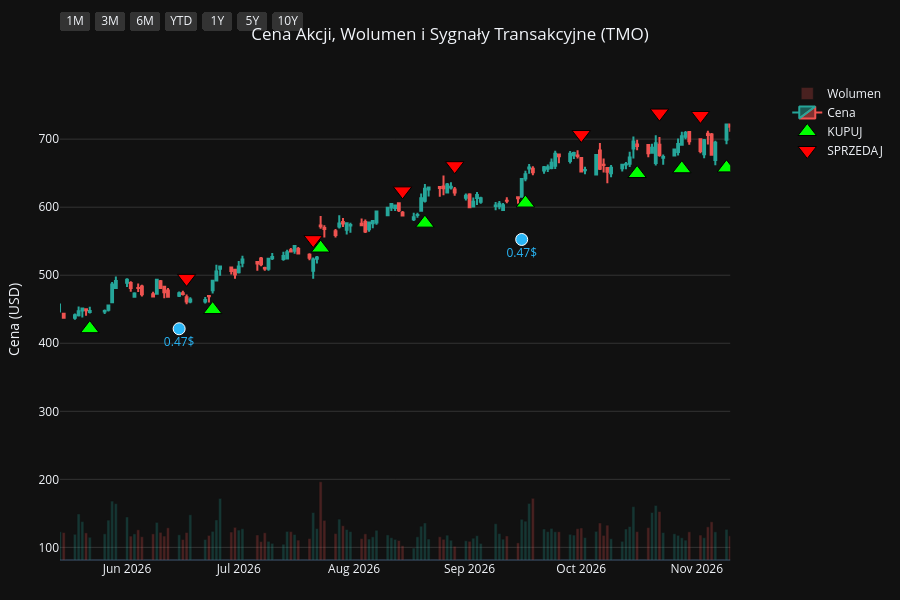
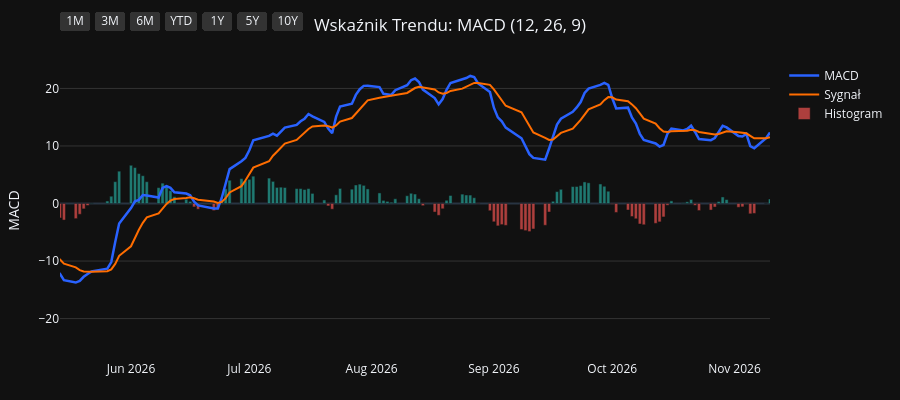
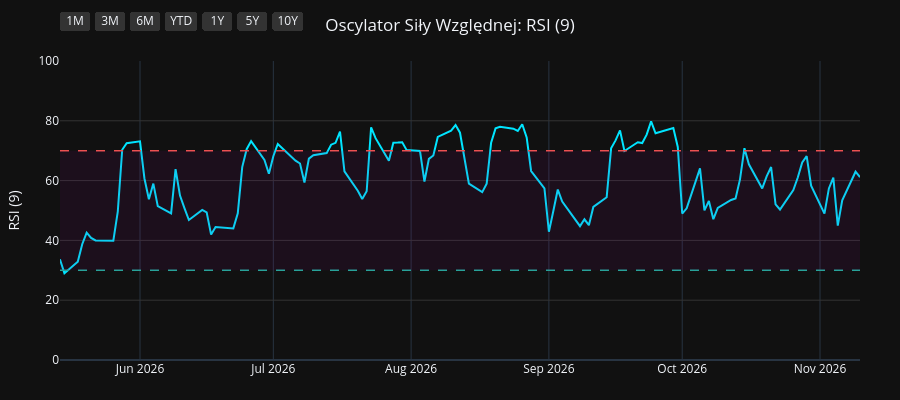
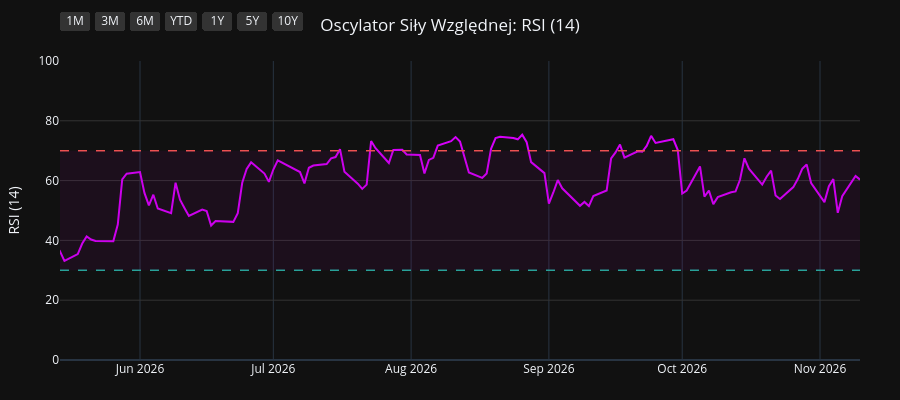

The cell these charts' notebook holds for them, in order:
### Code cell
import os
import yfinance as yf
import pandas as pd
import pandas_ta as ta
import plotly.graph_objects as go
from plotly.subplots import make_subplots

# 1. Pobranie i przygotowanie danych
symbol = os.environ.get("STOCK_TICKER", "").strip().upper()
if not symbol:
    raise RuntimeError("Set STOCK_TICKER before running price_extractor.ipynb")
df = yf.Ticker(symbol).history(period="10y")
df.index = df.index.tz_localize(None)

# Wskaźniki i sygnały
df.ta.macd(fast=12, slow=26, signal=9, append=True)
df.ta.rsi(length=9, append=True)
df.ta.rsi(length=14, append=True)
df.ta.rsi(length=21, append=True)
df.dropna(inplace=True)

macd = df['MACD_12_26_9']
signal = df['MACDs_12_26_9']
wczorajszy_macd = macd.shift(1)
wczorajszy_signal = signal.shift(1)

df['Decyzja'] = 'BRAK'
df.loc[(macd > signal) & (wczorajszy_macd <= wczorajszy_signal), 'Decyzja'] = 'KUPUJ'
df.loc[(macd < signal) & (wczorajszy_macd >= wczorajszy_signal), 'Decyzja'] = 'SPRZEDAJ'

df_kupuj = df[df['Decyzja'] == 'KUPUJ']
df_sprzedaj = df[df['Decyzja'] == 'SPRZEDAJ']
df_dywidendy = df[df['Dividends'] > 0]
df_splity = df[df['Stock Splits'] > 0]

# Wspólna konfiguracja osi X
konfiguracja_osi_x = dict(
    type="date",
    showspikes=True, spikemode="across", spikesnap="cursor", spikedash="dot", spikecolor="#ffffff", spikethickness=1, hoverformat="%Y-%m-%d",
    rangeselector=dict(
        buttons=list([
            dict(count=1, label="1M", step="month", stepmode="backward"),
            dict(count=3, label="3M", step="month", stepmode="backward"),
            dict(count=6, label="6M", step="month", stepmode="backward"),
            dict(count=1, label="YTD", step="year", stepmode="todate"),
            dict(count=1, label="1Y", step="year", stepmode="backward"),
            dict(count=5, label="5Y", step="year", stepmode="backward"),
            dict(step="all", label="10Y")
        ]),
        bgcolor="#333333", activecolor="#2962ff", x=0, y=1.1
    )
)

# ==========================================
# WYKRES 1: CENA + WOLUMEN + SYGNAŁY
# ==========================================
fig1 = make_subplots(specs=[[{"secondary_y": True}]])

kolory_wolumenu = ['#26a69a' if row['Close'] >= row['Open'] else '#ef5350' for index, row in df.iterrows()]
fig1.add_trace(go.Bar(x=df.index, y=df['Volume'], marker_color=kolory_wolumenu, opacity=0.25, name='Wolumen'), secondary_y=True)
fig1.add_trace(go.Candlestick(x=df.index, open=df['Open'], high=df['High'], low=df['Low'], close=df['Close'], name='Cena', increasing_line_color='#26a69a', decreasing_line_color='#ef5350'), secondary_y=False)
fig1.add_trace(go.Scatter(x=df_kupuj.index, y=df_kupuj['Low'] * 0.95, customdata=df_kupuj[['Low', 'High']], mode='markers', marker=dict(symbol='triangle-up', size=16, color='#00ff00', line=dict(width=1, color='black')), name='KUPUJ', hovertemplate='KUPUJ<br>Najniższa: %{customdata[0]:.2f}<br>Najwyższa: %{customdata[1]:.2f}<extra></extra>'), secondary_y=False)
fig1.add_trace(go.Scatter(x=df_sprzedaj.index, y=df_sprzedaj['High'] * 1.05, customdata=df_sprzedaj[['Low', 'High']], mode='markers', marker=dict(symbol='triangle-down', size=16, color='#ff0000', line=dict(width=1, color='black')), name='SPRZEDAJ', hovertemplate='SPRZEDAJ<br>Najniższa: %{customdata[0]:.2f}<br>Najwyższa: %{customdata[1]:.2f}<extra></extra>'), secondary_y=False)

if not df_dywidendy.empty:
    fig1.add_trace(go.Scatter(x=df_dywidendy.index, y=df_dywidendy['Low'] * 0.90, mode='markers+text', marker=dict(symbol='circle', size=12, color='#29b6f6', line=dict(width=1, color='white')), text=df_dywidendy['Dividends'].apply(lambda x: f"{x}$"), textposition="bottom center", name='Dywidenda', showlegend=False, hovertemplate='Dywidenda: %{text}<extra></extra>', textfont=dict(color="#29b6f6")), secondary_y=False)
if not df_splity.empty:
                    fig1.add_trace(go.Scatter(x=df_splity.index, y=df_splity['High'], mode='markers+text', marker=dict(symbol='star', size=16, color='#ffee58', line=dict(width=1, color='black')), text=df_splity['Stock Splits'].apply(lambda x: f"{x:g}:1" if x >= 1 else f"1:{1 / x:g}"), textposition="top center", name='Split', hovertemplate='%{text}<extra></extra>', textfont=dict(color="#ffee58")), secondary_y=False)

fig1.update_layout(title=dict(text=f"Cena Akcji, Wolumen i Sygnały Transakcyjne ({symbol})", x=0.5, xanchor='center'), dragmode='pan', xaxis_rangeslider_visible=False, template='plotly_dark', height=600, hovermode='x unified', margin=dict(l=60, r=40, t=60, b=40))
fig1.update_xaxes(**konfiguracja_osi_x)
fig1.update_xaxes(range=[df.index.max() - pd.Timedelta(days=180), df.index.max()])
fig1.update_yaxes(title_text="Cena (USD)", secondary_y=False, gridcolor='#333333')
fig1.update_yaxes(range=[0, df['Volume'].max() * 4], showgrid=False, showticklabels=False, secondary_y=True)
fig1.show(config={'scrollZoom': True})

# ==========================================
# WYKRES 2: WSKAŹNIK MACD
# ==========================================
fig2 = go.Figure()
fig2.add_trace(go.Scatter(x=df.index, y=df['MACD_12_26_9'], line=dict(color='#2962ff', width=2.5), name='MACD'))
fig2.add_trace(go.Scatter(x=df.index, y=df['MACDs_12_26_9'], line=dict(color='#ff6d00', width=2), name='Sygnał'))
kolory_macd = ['#26a69a' if val >= 0 else '#ef5350' for val in df['MACDh_12_26_9']]
fig2.add_trace(go.Bar(x=df.index, y=df['MACDh_12_26_9'], marker_color=kolory_macd, name='Histogram', opacity=0.7))
fig2.update_layout(title=dict(text="Wskaźnik Trendu: MACD (12, 26, 9)", x=0.5, xanchor='center'), dragmode='pan', xaxis_rangeslider_visible=False, template='plotly_dark', height=400, hovermode='x unified', margin=dict(l=60, r=40, t=60, b=40))
fig2.update_xaxes(**konfiguracja_osi_x)
fig2.update_xaxes(range=[df.index.max() - pd.Timedelta(days=180), df.index.max()])
fig2.update_yaxes(title_text="MACD", gridcolor='#333333')
fig2.show(config={'scrollZoom': True})

# ==========================================
# WYKRES 3: OSCYLATOR RSI (9)
# ==========================================
fig3 = go.Figure()
fig3.add_trace(go.Scatter(x=df.index, y=df['RSI_9'], line=dict(color='#00e5ff', width=2), name='RSI (9)'))
fig3.add_hline(y=70, line_dash="dash", line_color="#ef5350", line_width=1.5)
fig3.add_hline(y=30, line_dash="dash", line_color="#26a69a", line_width=1.5)
fig3.add_hrect(y0=30, y1=70, line_width=0, fillcolor="purple", opacity=0.1)
fig3.update_layout(title=dict(text="Oscylator Siły Względnej: RSI (9)", x=0.5, xanchor='center'), dragmode='pan', xaxis_rangeslider_visible=False, template='plotly_dark', height=400, hovermode='x unified', margin=dict(l=60, r=40, t=60, b=40))
fig3.update_xaxes(**konfiguracja_osi_x)
fig3.update_xaxes(range=[df.index.max() - pd.Timedelta(days=180), df.index.max()])
fig3.update_yaxes(title_text="RSI (9)", range=[0, 100], gridcolor='#333333')
fig3.show(config={'scrollZoom': True})

# ==========================================
# WYKRES 4: OSCYLATOR RSI (14)
# ==========================================
fig4 = go.Figure()
fig4.add_trace(go.Scatter(x=df.index, y=df['RSI_14'], line=dict(color='#d500f9', width=2), name='RSI (14)'))
fig4.add_hline(y=70, line_dash="dash", line_color="#ef5350", line_width=1.5)
fig4.add_hline(y=30, line_dash="dash", line_color="#26a69a", line_width=1.5)
fig4.add_hrect(y0=30, y1=70, line_width=0, fillcolor="purple", opacity=0.1)
fig4.update_layout(title=dict(text="Oscylator Siły Względnej: RSI (14)", x=0.5, xanchor='center'), dragmode='pan', xaxis_rangeslider_visible=False, template='plotly_dark', height=400, hovermode='x unified', margin=dict(l=60, r=40, t=60, b=40))
fig4.update_xaxes(**konfiguracja_osi_x)
fig4.update_xaxes(range=[df.index.max() - pd.Timedelta(days=180), df.index.max()])
fig4.update_yaxes(title_text="RSI (14)", range=[0, 100], gridcolor='#333333')
fig4.show(config={'scrollZoom': True})

# ==========================================
# WYKRES 5: OSCYLATOR RSI (21)
# ==========================================
fig5 = go.Figure()
fig5.add_trace(go.Scatter(x=df.index, y=df['RSI_21'], line=dict(color='#64dd17', width=2), name='RSI (21)'))
fig5.add_hline(y=70, line_dash="dash", line_color="#ef5350", line_width=1.5)
fig5.add_hline(y=30, line_dash="dash", line_color="#26a69a", line_width=1.5)
fig5.add_hrect(y0=30, y1=70, line_width=0, fillcolor="purple", opacity=0.1)
fig5.update_layout(title=dict(text="Oscylator Siły Względnej: RSI (21)", x=0.5, xanchor='center'), dragmode='pan', xaxis_rangeslider_visible=False, template='plotly_dark', height=400, hovermode='x unified', margin=dict(l=60, r=40, t=60, b=40))
fig5.update_xaxes(**konfiguracja_osi_x)
fig5.update_xaxes(range=[df.index.max() - pd.Timedelta(days=180), df.index.max()])
fig5.update_yaxes(title_text="RSI (21)", range=[0, 100], gridcolor='#333333')
fig5.show(config={'scrollZoom': True})

### Figure 1 — Plotly figure (JSON) as saved in the notebook; plotly's stock layout.template omitted (floating-point values rounded to 4 significant figures; data arrays with more than 128 entries replaced by an {"elided": "..."} marker saying what was removed)
{"data": [{"marker": {"color": {"elided": "2479 str values"}}, "name": "Wolumen", "opacity": 0.25, "type": "bar", "x": {"elided": "2479 str values"}, "xaxis": "x", "y": {"elided": "2479 int values"}, "yaxis": "y2"}, {"close": {"elided": "2479 float values"}, "decreasing": {"line": {"color": "#ef5350"}}, "high": {"elided": "2479 float values"}, "increasing": {"line": {"color": "#26a69a"}}, "low": {"elided": "2479 float values"}, "name": "Cena", "open": {"elided": "2479 float values"}, "type": "candlestick", "x": {"elided": "2479 str values"}, "xaxis": "x", "yaxis": "y"}, {"customdata": {"elided": "100x2 float values"}, "hovertemplate": "KUPUJ<br>Najniższa: %{customdata[0]:.2f}<br>Najwyższa: %{customdata[1]:.2f}<extra></extra>", "marker": {"color": "#00ff00", "line": {"color": "black", "width": 1}, "size": 16, "symbol": "triangle-up"}, "mode": "markers", "name": "KUPUJ", "type": "scatter", "x": ["2017-01-03T00:00:00", "2017-01-31T00:00:00", "2017-04-19T00:00:00", "2017-07-10T00:00:00", "2017-08-22T00:00:00", "2017-10-06T00:00:00", "2017-10-25T00:00:00", "2017-11-22T00:00:00", "2017-12-13T00:00:00", "2018-02-26T00:00:00", "2018-03-08T00:00:00", "2018-03-20T00:00:00", "2018-04-10T00:00:00", "2018-05-11T00:00:00", "2018-05-18T00:00:00", "2018-06-06T00:00:00", "2018-07-09T00:00:00", "2018-08-29T00:00:00", "2018-09-14T00:00:00", "2018-09-21T00:00:00", "2018-09-27T00:00:00", "2018-10-01T00:00:00", "2018-10-30T00:00:00", "2018-11-27T00:00:00", "2019-01-07T00:00:00", "2019-03-15T00:00:00", "2019-05-01T00:00:00", "2019-05-24T00:00:00", "2019-06-05T00:00:00", "2019-08-19T00:00:00", "2019-10-23T00:00:00", "2019-11-14T00:00:00", "2019-12-20T00:00:00", "2020-01-15T00:00:00", "2020-02-11T00:00:00", "2020-03-30T00:00:00", "2020-06-02T00:00:00", "2020-06-23T00:00:00", "2020-06-30T00:00:00", "2020-08-03T00:00:00", "2020-09-02T00:00:00", "2020-09-15T00:00:00", "2020-09-30T00:00:00", "2020-11-04T00:00:00", "2020-12-03T00:00:00", "2021-01-04T00:00:00", "2021-03-12T00:00:00", "2021-05-25T00:00:00", "2021-06-10T00:00:00", "2021-07-30T00:00:00", "2021-08-17T00:00:00", "2021-09-02T00:00:00", "2021-09-17T00:00:00", "2021-10-20T00:00:00", "2021-12-15T00:00:00", "2022-02-01T00:00:00", "2022-03-01T00:00:00", "2022-05-17T00:00:00", "2022-06-24T00:00:00", "2022-07-21T00:00:00", "2022-09-12T00:00:00", "2022-10-04T00:00:00", "2022-10-17T00:00:00", "2022-10-25T00:00:00", "2022-11-10T00:00:00", "2023-01-04T00:00:00", "2023-01-10T00:00:00", "2023-03-08T00:00:00", "2023-03-14T00:00:00", "2023-05-26T00:00:00", "2023-06-01T00:00:00", "2023-07-05T00:00:00", "2023-07-11T00:00:00", "2023-08-29T00:00:00", "2023-10-04T00:00:00", "2023-11-03T00:00:00", "2024-01-30T00:00:00", "2024-02-23T00:00:00", "2024-04-24T00:00:00", "2024-07-12T00:00:00", "2024-11-08T00:00:00", "2024-11-27T00:00:00", "2025-03-10T00:00:00", "2025-03-17T00:00:00", "2025-04-23T00:00:00", "2025-07-23T00:00:00", "2025-08-14T00:00:00", "2025-10-01T00:00:00", "2025-11-12T00:00:00", "2025-12-26T00:00:00", "2026-02-26T00:00:00", "2026-03-23T00:00:00", "2026-05-22T00:00:00", "2026-06-24T00:00:00", "2026-07-23T00:00:00", "2026-08-20T00:00:00", "2026-09-16T00:00:00", "2026-10-16T00:00:00", "2026-10-28T00:00:00", "2026-11-09T00:00:00"], "xaxis": "x", "y": [131.5, 135.0, 141.5, 163.7, 161.3, 177.9, 182.6, 178.1, 175.7, 195.9, 194.8, 196.7, 196.7, 198.1, 196.1, 199.0, 192.8, 220.8, 224.6, 225.5, 225.5, 228.0, 212.2, 220.5, 206.5, 243.9, 255.0, 252.9, 251.4, 257.1, 270.4, 275.8, 302.3, 310.6, 312.5, 258.1, 323.6, 329.8, 326.6, 389.7, 401.8, 404.8, 406.6, 466.6, 440.8, 432.1, 418.4, 431.8, 418.9, 497.4, 516.8, 524.2, 539.4, 561.9, 593.3, 543.6, 504.8, 510.1, 504.0, 521.1, 532.3, 496.7, 478.0, 473.7, 475.1, 521.1, 514.0, 512.2, 512.1, 490.3, 477.8, 487.2, 484.5, 512.4, 466.5, 424.9, 526.8, 528.0, 532.5, 509.9, 517.9, 485.8, 496.0, 486.3, 405.7, 440.3, 453.3, 461.0, 551.0, 546.5, 483.2, 451.1, 421.4, 449.5, 540.0, 576.6, 606.1, 649.4, 656.5, 657.8], "yaxis": "y"}, {"customdata": {"elided": "99x2 float values"}, "hovertemplate": "SPRZEDAJ<br>Najniższa: %{customdata[0]:.2f}<br>Najwyższa: %{customdata[1]:.2f}<extra></extra>", "marker": {"color": "#ff0000", "line": {"color": "black", "width": 1}, "size": 16, "symbol": "triangle-down"}, "mode": "markers", "name": "SPRZEDAJ", "type": "scatter", "x": ["2017-01-20T00:00:00", "2017-02-28T00:00:00", "2017-05-18T00:00:00", "2017-07-26T00:00:00", "2017-09-20T00:00:00", "2017-10-12T00:00:00", "2017-10-30T00:00:00", "2017-12-04T00:00:00", "2018-02-05T00:00:00", "2018-02-28T00:00:00", "2018-03-19T00:00:00", "2018-03-22T00:00:00", "2018-04-26T00:00:00", "2018-05-16T00:00:00", "2018-05-29T00:00:00", "2018-06-18T00:00:00", "2018-08-10T00:00:00", "2018-09-04T00:00:00", "2018-09-17T00:00:00", "2018-09-26T00:00:00", "2018-09-28T00:00:00", "2018-10-04T00:00:00", "2018-11-20T00:00:00", "2018-12-07T00:00:00", "2019-03-06T00:00:00", "2019-04-15T00:00:00", "2019-05-08T00:00:00", "2019-05-29T00:00:00", "2019-07-09T00:00:00", "2019-09-24T00:00:00", "2019-11-07T00:00:00", "2019-12-17T00:00:00", "2019-12-27T00:00:00", "2020-01-24T00:00:00", "2020-02-24T00:00:00", "2020-05-04T00:00:00", "2020-06-09T00:00:00", "2020-06-24T00:00:00", "2020-07-31T00:00:00", "2020-08-04T00:00:00", "2020-09-03T00:00:00", "2020-09-21T00:00:00", "2020-10-29T00:00:00", "2020-11-10T00:00:00", "2020-12-16T00:00:00", "2021-01-27T00:00:00", "2021-04-29T00:00:00", "2021-06-01T00:00:00", "2021-07-14T00:00:00", "2021-08-02T00:00:00", "2021-08-18T00:00:00", "2021-09-13T00:00:00", "2021-09-29T00:00:00", "2021-11-09T00:00:00", "2022-01-03T00:00:00", "2022-02-14T00:00:00", "2022-04-12T00:00:00", "2022-06-09T00:00:00", "2022-07-13T00:00:00", "2022-08-18T00:00:00", "2022-09-15T00:00:00", "2022-10-11T00:00:00", "2022-10-20T00:00:00", "2022-11-07T00:00:00", "2022-12-15T00:00:00", "2023-01-06T00:00:00", "2023-01-26T00:00:00", "2023-03-13T00:00:00", "2023-04-20T00:00:00", "2023-05-30T00:00:00", "2023-06-28T00:00:00", "2023-07-07T00:00:00", "2023-08-03T00:00:00", "2023-09-07T00:00:00", "2023-10-12T00:00:00", "2024-01-05T00:00:00", "2024-01-31T00:00:00", "2024-03-15T00:00:00", "2024-05-24T00:00:00", "2024-08-12T00:00:00", "2024-11-11T00:00:00", "2025-02-06T00:00:00", "2025-03-11T00:00:00", "2025-03-28T00:00:00", "2025-07-18T00:00:00", "2025-08-06T00:00:00", "2025-08-26T00:00:00", "2025-10-30T00:00:00", "2025-11-13T00:00:00", "2026-01-28T00:00:00", "2026-03-12T00:00:00", "2026-04-23T00:00:00", "2026-06-17T00:00:00", "2026-07-21T00:00:00", "2026-08-14T00:00:00", "2026-08-28T00:00:00", "2026-10-01T00:00:00", "2026-10-22T00:00:00", "2026-11-02T00:00:00"], "xaxis": "x", "y": [148.3, 162.7, 177.2, 180.9, 194.8, 198.4, 197.6, 195.9, 224.8, 218.9, 218.1, 217.9, 221.5, 217.7, 218.2, 219.5, 239.2, 245.3, 245.6, 251.7, 251.4, 253.3, 241.8, 249.7, 261.7, 289.3, 281.9, 273.6, 306.4, 302.6, 304.9, 332.8, 337.8, 348.2, 336.3, 341.4, 363.4, 367.2, 427.8, 432.5, 453.2, 440.3, 495.8, 499.9, 484.1, 517.8, 496.1, 486.9, 534.8, 563.2, 575.2, 595.2, 606.5, 646.5, 687.9, 589.0, 606.8, 571.9, 544.1, 620.7, 581.9, 526.6, 520.9, 518.7, 582.9, 576.8, 600.4, 572.3, 589.7, 546.7, 531.4, 539.8, 574.4, 559.8, 515.6, 562.7, 589.0, 608.8, 612.2, 624.7, 577.6, 609.4, 549.6, 536.1, 447.3, 487.7, 513.8, 591.8, 626.2, 649.8, 514.8, 499.3, 495.4, 552.3, 624.0, 661.0, 706.8, 738.4, 734.9], "yaxis": "y"}, {"hovertemplate": "Dywidenda: %{text}<extra></extra>", "marker": {"color": "#29b6f6", "line": {"color": "white", "width": 1}, "size": 12, "symbol": "circle"}, "mode": "markers+text", "name": "Dywidenda", "showlegend": false, "text": ["0.15$", "0.15$", "0.15$", "0.15$", "0.17$", "0.17$", "0.17$", "0.17$", "0.19$", "0.19$", "0.19$", "0.19$", "0.22$", "0.22$", "0.22$", "0.22$", "0.26$", "0.26$", "0.26$", "0.26$", "0.3$", "0.3$", "0.3$", "0.3$", "0.35$", "0.35$", "0.35$", "0.35$", "0.39$", "0.39$", "0.39$", "0.39$", "0.43$", "0.43$", "0.43$", "0.43$", "0.47$", "0.47$", "0.47$"], "textfont": {"color": "#29b6f6"}, "textposition": "bottom center", "type": "scatter", "x": ["2017-03-13T00:00:00", "2017-06-13T00:00:00", "2017-09-14T00:00:00", "2017-12-14T00:00:00", "2018-03-14T00:00:00", "2018-06-14T00:00:00", "2018-09-14T00:00:00", "2018-12-14T00:00:00", "2019-03-14T00:00:00", "2019-06-13T00:00:00", "2019-09-16T00:00:00", "2019-12-16T00:00:00", "2020-03-13T00:00:00", "2020-06-12T00:00:00", "2020-09-14T00:00:00", "2020-12-14T00:00:00", "2021-03-15T00:00:00", "2021-06-14T00:00:00", "2021-09-14T00:00:00", "2021-12-14T00:00:00", "2022-03-15T00:00:00", "2022-06-14T00:00:00", "2022-09-14T00:00:00", "2022-12-14T00:00:00", "2023-03-14T00:00:00", "2023-06-14T00:00:00", "2023-09-14T00:00:00", "2023-12-14T00:00:00", "2024-03-14T00:00:00", "2024-06-14T00:00:00", "2024-09-13T00:00:00", "2024-12-13T00:00:00", "2025-03-14T00:00:00", "2025-06-13T00:00:00", "2025-09-15T00:00:00", "2025-12-15T00:00:00", "2026-03-13T00:00:00", "2026-06-15T00:00:00", "2026-09-15T00:00:00"], "xaxis": "x", "y": [138.2, 152.1, 166.5, 165.4, 187.2, 189.4, 212.8, 204.3, 228.3, 250.3, 259.4, 283.5, 240.7, 292.5, 383.4, 412.8, 395.1, 410.9, 497.2, 554.2, 479.3, 446.8, 491.3, 501.4, 485.1, 462.0, 451.5, 463.9, 518.8, 506.2, 543.2, 462.5, 455.4, 359.8, 422.2, 507.7, 416.7, 421.3, 552.6], "yaxis": "y"}], "layout": {"dragmode": "pan", "height": 600, "hovermode": "x unified", "margin": {"b": 40, "l": 60, "r": 40, "t": 60}, "title": {"text": "Cena Akcji, Wolumen i Sygnały Transakcyjne (TMO)", "x": 0.5, "xanchor": "center"}, "xaxis": {"anchor": "y", "domain": [0.0, 0.94], "hoverformat": "%Y-%m-%d", "range": ["2026-05-14T00:00:00", "2026-11-10T00:00:00"], "rangeselector": {"activecolor": "#2962ff", "bgcolor": "#333333", "buttons": [{"count": 1, "label": "1M", "step": "month", "stepmode": "backward"}, {"count": 3, "label": "3M", "step": "month", "stepmode": "backward"}, {"count": 6, "label": "6M", "step": "month", "stepmode": "backward"}, {"count": 1, "label": "YTD", "step": "year", "stepmode": "todate"}, {"count": 1, "label": "1Y", "step": "year", "stepmode": "backward"}, {"count": 5, "label": "5Y", "step": "year", "stepmode": "backward"}, {"label": "10Y", "step": "all"}], "x": 0, "y": 1.1}, "rangeslider": {"visible": false}, "showspikes": true, "spikecolor": "#ffffff", "spikedash": "dot", "spikemode": "across", "spikesnap": "cursor", "spikethickness": 1, "type": "date"}, "yaxis": {"anchor": "x", "domain": [0.0, 1.0], "gridcolor": "#333333", "title": {"text": "Cena (USD)"}}, "yaxis2": {"anchor": "x", "overlaying": "y", "range": [0, 35713200], "showgrid": false, "showticklabels": false, "side": "right"}}}

### Figure 2 — Plotly figure (JSON) as saved in the notebook; plotly's stock layout.template omitted (floating-point values rounded to 4 significant figures; data arrays with more than 128 entries replaced by an {"elided": "..."} marker saying what was removed)
{"data": [{"line": {"color": "#2962ff", "width": 2.5}, "name": "MACD", "type": "scatter", "x": {"elided": "2479 str values"}, "y": {"elided": "2479 float values"}}, {"line": {"color": "#ff6d00", "width": 2}, "name": "Sygnał", "type": "scatter", "x": {"elided": "2479 str values"}, "y": {"elided": "2479 float values"}}, {"marker": {"color": {"elided": "2479 str values"}}, "name": "Histogram", "opacity": 0.7, "type": "bar", "x": {"elided": "2479 str values"}, "y": {"elided": "2479 float values"}}], "layout": {"dragmode": "pan", "height": 400, "hovermode": "x unified", "margin": {"b": 40, "l": 60, "r": 40, "t": 60}, "title": {"text": "Wskaźnik Trendu: MACD (12, 26, 9)", "x": 0.5, "xanchor": "center"}, "xaxis": {"hoverformat": "%Y-%m-%d", "range": ["2026-05-14T00:00:00", "2026-11-10T00:00:00"], "rangeselector": {"activecolor": "#2962ff", "bgcolor": "#333333", "buttons": [{"count": 1, "label": "1M", "step": "month", "stepmode": "backward"}, {"count": 3, "label": "3M", "step": "month", "stepmode": "backward"}, {"count": 6, "label": "6M", "step": "month", "stepmode": "backward"}, {"count": 1, "label": "YTD", "step": "year", "stepmode": "todate"}, {"count": 1, "label": "1Y", "step": "year", "stepmode": "backward"}, {"count": 5, "label": "5Y", "step": "year", "stepmode": "backward"}, {"label": "10Y", "step": "all"}], "x": 0, "y": 1.1}, "rangeslider": {"visible": false}, "showspikes": true, "spikecolor": "#ffffff", "spikedash": "dot", "spikemode": "across", "spikesnap": "cursor", "spikethickness": 1, "type": "date"}, "yaxis": {"gridcolor": "#333333", "title": {"text": "MACD"}}}}

### Figure 3 — Plotly figure (JSON) as saved in the notebook; plotly's stock layout.template omitted (floating-point values rounded to 4 significant figures; data arrays with more than 128 entries replaced by an {"elided": "..."} marker saying what was removed)
{"data": [{"line": {"color": "#00e5ff", "width": 2}, "name": "RSI (9)", "type": "scatter", "x": {"elided": "2479 str values"}, "y": {"elided": "2479 float values"}}], "layout": {"dragmode": "pan", "height": 400, "hovermode": "x unified", "margin": {"b": 40, "l": 60, "r": 40, "t": 60}, "shapes": [{"line": {"color": "#ef5350", "dash": "dash", "width": 1.5}, "type": "line", "x0": 0, "x1": 1, "xref": "x domain", "y0": 70, "y1": 70, "yref": "y"}, {"line": {"color": "#26a69a", "dash": "dash", "width": 1.5}, "type": "line", "x0": 0, "x1": 1, "xref": "x domain", "y0": 30, "y1": 30, "yref": "y"}, {"fillcolor": "purple", "line": {"width": 0}, "opacity": 0.1, "type": "rect", "x0": 0, "x1": 1, "xref": "x domain", "y0": 30, "y1": 70, "yref": "y"}], "title": {"text": "Oscylator Siły Względnej: RSI (9)", "x": 0.5, "xanchor": "center"}, "xaxis": {"hoverformat": "%Y-%m-%d", "range": ["2026-05-14T00:00:00", "2026-11-10T00:00:00"], "rangeselector": {"activecolor": "#2962ff", "bgcolor": "#333333", "buttons": [{"count": 1, "label": "1M", "step": "month", "stepmode": "backward"}, {"count": 3, "label": "3M", "step": "month", "stepmode": "backward"}, {"count": 6, "label": "6M", "step": "month", "stepmode": "backward"}, {"count": 1, "label": "YTD", "step": "year", "stepmode": "todate"}, {"count": 1, "label": "1Y", "step": "year", "stepmode": "backward"}, {"count": 5, "label": "5Y", "step": "year", "stepmode": "backward"}, {"label": "10Y", "step": "all"}], "x": 0, "y": 1.1}, "rangeslider": {"visible": false}, "showspikes": true, "spikecolor": "#ffffff", "spikedash": "dot", "spikemode": "across", "spikesnap": "cursor", "spikethickness": 1, "type": "date"}, "yaxis": {"gridcolor": "#333333", "range": [0, 100], "title": {"text": "RSI (9)"}}}}

### Figure 4 — Plotly figure (JSON) as saved in the notebook; plotly's stock layout.template omitted (floating-point values rounded to 4 significant figures; data arrays with more than 128 entries replaced by an {"elided": "..."} marker saying what was removed)
{"data": [{"line": {"color": "#d500f9", "width": 2}, "name": "RSI (14)", "type": "scatter", "x": {"elided": "2479 str values"}, "y": {"elided": "2479 float values"}}], "layout": {"dragmode": "pan", "height": 400, "hovermode": "x unified", "margin": {"b": 40, "l": 60, "r": 40, "t": 60}, "shapes": [{"line": {"color": "#ef5350", "dash": "dash", "width": 1.5}, "type": "line", "x0": 0, "x1": 1, "xref": "x domain", "y0": 70, "y1": 70, "yref": "y"}, {"line": {"color": "#26a69a", "dash": "dash", "width": 1.5}, "type": "line", "x0": 0, "x1": 1, "xref": "x domain", "y0": 30, "y1": 30, "yref": "y"}, {"fillcolor": "purple", "line": {"width": 0}, "opacity": 0.1, "type": "rect", "x0": 0, "x1": 1, "xref": "x domain", "y0": 30, "y1": 70, "yref": "y"}], "title": {"text": "Oscylator Siły Względnej: RSI (14)", "x": 0.5, "xanchor": "center"}, "xaxis": {"hoverformat": "%Y-%m-%d", "range": ["2026-05-14T00:00:00", "2026-11-10T00:00:00"], "rangeselector": {"activecolor": "#2962ff", "bgcolor": "#333333", "buttons": [{"count": 1, "label": "1M", "step": "month", "stepmode": "backward"}, {"count": 3, "label": "3M", "step": "month", "stepmode": "backward"}, {"count": 6, "label": "6M", "step": "month", "stepmode": "backward"}, {"count": 1, "label": "YTD", "step": "year", "stepmode": "todate"}, {"count": 1, "label": "1Y", "step": "year", "stepmode": "backward"}, {"count": 5, "label": "5Y", "step": "year", "stepmode": "backward"}, {"label": "10Y", "step": "all"}], "x": 0, "y": 1.1}, "rangeslider": {"visible": false}, "showspikes": true, "spikecolor": "#ffffff", "spikedash": "dot", "spikemode": "across", "spikesnap": "cursor", "spikethickness": 1, "type": "date"}, "yaxis": {"gridcolor": "#333333", "range": [0, 100], "title": {"text": "RSI (14)"}}}}
